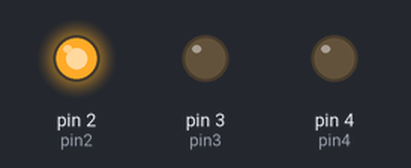
Simulated run of this sketch. Board: Arduino Uno, built with avr-gcc and run on an emulated ATmega328P. Shown: output pins drawn as LEDs (lit = HIGH).

Above: at 0.05 s.
At 0.75 s:
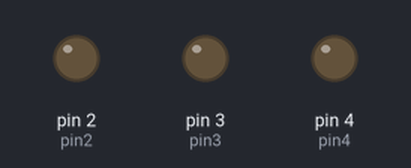
At 1.45 s:
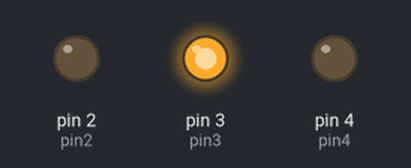
At 2.85 s:
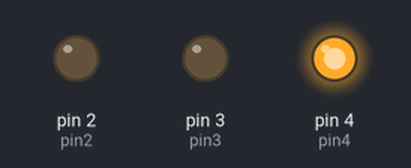
Timing chart, 0 to 3.1 s (numbered marks = the images above):
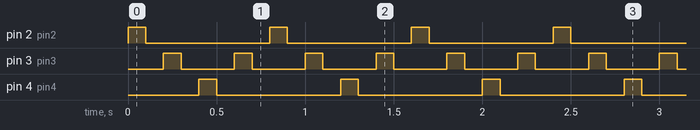

Measured:
- by itself, pin 2 (pin2), pin 4 (pin4): alternates HIGH for 0.10 s and LOW for 0.70 s
- by itself, pin 3 (pin3): alternates HIGH for 0.10 s and LOW for 0.30 s

The sketch:

matricesCocheFantastico1.ino
```cpp
/* Coche Fantastico 1
 * --------------
 *
 * Es una extension del interruptor_simple.
 *
 *
 * 2018, CFTIC
 * @author: Juan Pedro Lopez
 * @hardware: Juan Pedro Lopez
 */

int pin2 = 2;
int pin3 = 3;
int pin4 = 4;
int timer = 100;

void setup(){
  pinMode(pin2, OUTPUT);
  pinMode(pin3, OUTPUT);
  pinMode(pin4, OUTPUT);
}

void loop() {
   digitalWrite(pin2, HIGH);
   delay(timer);
   digitalWrite(pin2, LOW);
   delay(timer);

   digitalWrite(pin3, HIGH);
   delay(timer);
   digitalWrite(pin3, LOW);
   delay(timer);

   digitalWrite(pin4, HIGH);
   delay(timer);
   digitalWrite(pin4, LOW);
   delay(timer);

   digitalWrite(pin3, HIGH);
   delay(timer);
   digitalWrite(pin3, LOW);
   delay(timer);
}
```
